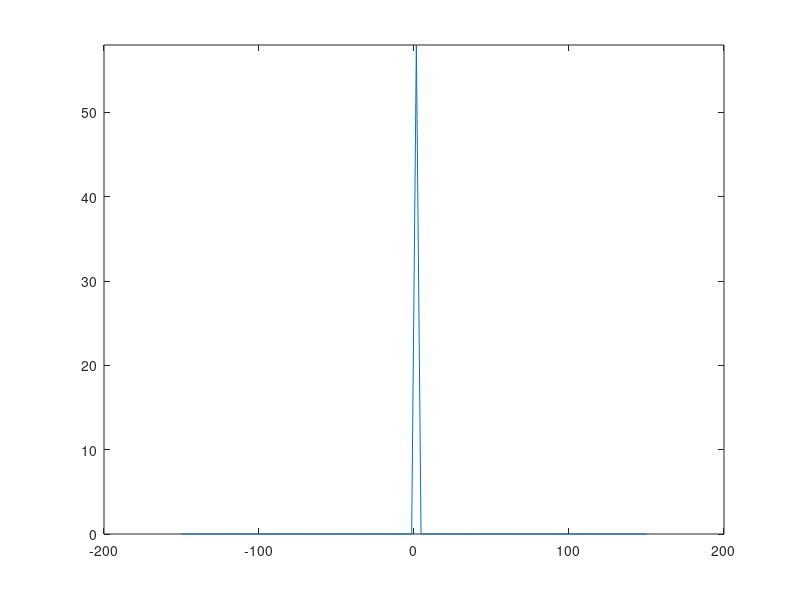

Write MATLAB code to recreate this figure. (Note: this script raises an error after producing the figure.)
clc;
clear all; 
close all; 
fs=100;
t=0:1/fs:1-1/fs;
x1 = 2*cos(2*pi*(4*100)*t);
x2 = 27*cos(2*pi*(7*100)*t);
x3=x1+x2;
x= fft(x3);
fx3=fftshift(x)/(fs/2);
f=(fs/2)*linspace(-3,3,fs);
plot(f,abs(fx3));
axis ([-200 200 0 58]);
bandwidth = obw(x3,fs);
